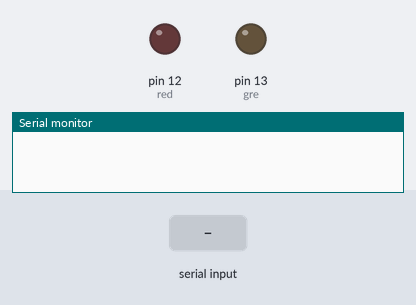
Simulated run of this sketch. Board: Arduino Uno, built with avr-gcc and run on an emulated ATmega328P. Parts: output pins drawn as LEDs (lit = HIGH), the last lines printed to the serial monitor. The test bench sets the inputs (shaded band).

Above: at 1.2 s.
1.3 s: "90,45\n" received over Serial
At 1.7 s:
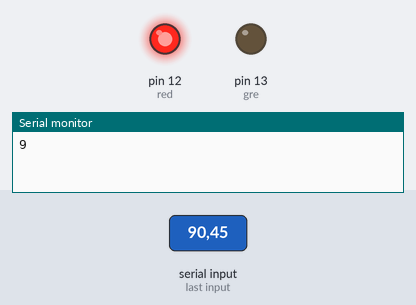
At 2.7 s:
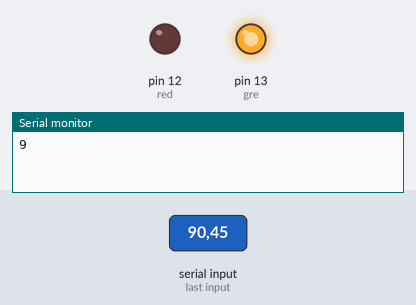
Timing chart, 0 to 21.8 s (numbered marks = the images above; inputs shaded):
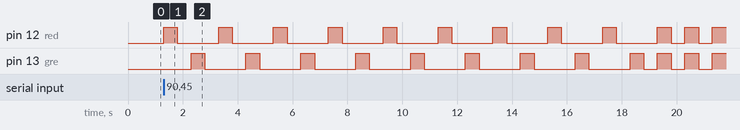

The sketch:

small_project_4.ino
```cpp
int red = 12;
int gre = 13;
int income  = 0;

void setup() {
 pinMode(12,OUTPUT);
 pinMode(13,OUTPUT);
 Serial.begin(9600);
}

void loop() {
  if(Serial.available()> 0){
    income = Serial.read()-48;
    Serial.println(income);
    if((income%2) == 0){
      for(int i = 1 ; i <= income ; i ++){
        digitalWrite(red,HIGH);
        digitalWrite(gre,HIGH);
        delay(500);
        digitalWrite(gre,LOW);
        digitalWrite(red,LOW);
        delay(500);
        Serial.print(i);
        }
          }
      else{
        for(int i = 1; i <=income ;i++){
        digitalWrite(red,HIGH);
        delay(500);
        digitalWrite(red,LOW);
        delay(500);
        digitalWrite(gre,HIGH);
        delay(500);
        digitalWrite(gre,LOW);
        delay(500);
        Serial.print(i);
          }
           }
             }
                }
```

Measured:
- after the input at 1.3 s, pin 12 (red): goes 9 × (HIGH 0.50 s, LOW 1.5 s), HIGH 0.50 s, LOW 0.50 s, HIGH 0.50 s, LOW 0.50 s, then HIGH, starting at once; pin 13 (gre): goes 8 × (HIGH 0.50 s, LOW 1.5 s), 3 × (HIGH 0.50 s, LOW 0.50 s), then HIGH, starting after 1.0 s
